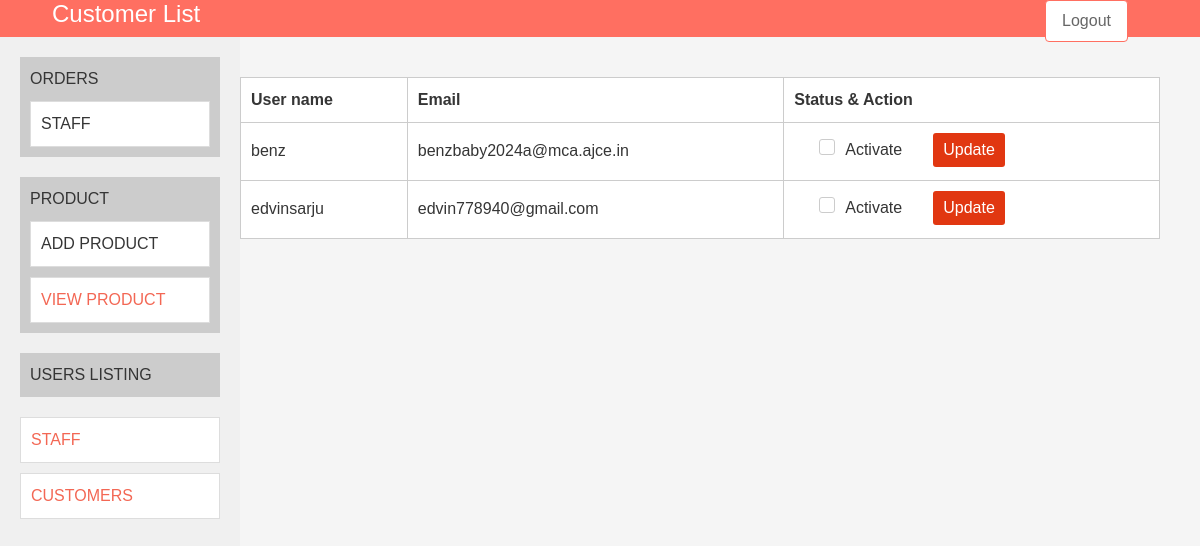
The app's page /customer_list/ with its own data.
### userapp/models.py (models this page shows, shortened)
class CustomUser(AbstractUser):
    ADMIN=1
    STAFF=2
    CUSTOMER=3
    USER_TYPES = (
        (ADMIN, 'Admin'),
        (STAFF, 'Staff'),
        (CUSTOMER, 'Customer'),
    )
    GENDER_CHOICES = (
        ('male', 'Male'),
        ('female', 'Female'),
        ('other', 'Other'),
    )
    user_type = models.PositiveSmallIntegerField(choices=USER_TYPES, default='3')
    username=models.CharField(max_length=50,unique=True)
    email = models.EmailField(max_length=100, unique=True)
    password = models.CharField(max_length=128)
    phone_number = models.CharField(max_length=15, blank=True, null=True)
    address = models.CharField(max_length=255, blank=True, null=True)
    pincode = models.CharField(max_length=10, blank=True, null=True)
    gender = models.CharField(max_length=10, choices=GENDER_CHOICES, blank=True, null=True)
    is_admin = models.BooleanField(default=False)
    is_staff = models.BooleanField(default=False)
    is_active = models.BooleanField(default=True)
    is_superadmin = models.BooleanField(default=False)

### userapp/views.py (the view, shortened to what this page needs)
# urls.py: path('customer_list/', views.customer_list, name='customer_list'),
def customer_list(request):
    User = get_user_model()
    customer_users = User.objects.filter(user_type=3)
    context = {'user_profiles': customer_users}
    return render(request, 'customer_list.html', context)

### template/customer_list.html (shortened to what this page needs)
{% load static %}
<!DOCTYPE html>
<html lang="en">
<head>
    <link href="https://stackpath.bootstrapcdn.com/bootstrap/4.4.1/css/bootstrap.min.css" rel="stylesheet">
    <link href="https://cdnjs.cloudflare.com/ajax/libs/font-awesome/5.10.0/css/all.min.css" rel="stylesheet">
    <link href="{% static 'lib/slick/slick.css' %}" rel="stylesheet">
    <link href="{% static 'lib/slick/slick-theme.css' %}" rel="stylesheet">
    <link href="{% static 'css/style.css' %}" rel="stylesheet">
</head>
<body>
<div class="nav">
    <div class="container-fluid">
        <nav class="navbar navbar-expand-md bg-dark navbar-dark">
            <h4>Customer List</h4>
            <div class="collapse navbar-collapse justify-content-between" id="navbarCollapse">
                <div class="navbar-nav ml-auto">
                    <a href="" class="nav-item nav-link" style="color: white;"></a>
                    <div class="logout-button-container">
                        <a href="{% url 'logout' %}" class="btn btn-primary">Logout</a>
                    </div>
                </div>
            </div>
        </nav>
    </div>
</div>
<div class="sidebar">
    <div class="sidebar-item">
        ORDERS
        <div class="account-box">
            <div class="content-item" href="{% url 'viewproduct' %}">STAFF</div>
        </div>
    </div>
    <div class="sidebar-item">
        PRODUCT
        <div class="account-box">
            <div class="content-item" onclick="loadAddProductForm()">ADD PRODUCT</div>
        </div>
        <div class="account-box">
            <a class="content-item" href="{% url 'viewproduct' %}">VIEW PRODUCT</a>
        </div>
    </div>
    <div class="sidebar-item">USERS LISTING</div>
    <div class="account-box">
        <a class="content-item" href="{% url 'staff_list' %}">STAFF</a>
    </div>
    <div class="account-box">
        <a class="content-item" href="{% url 'customer_list' %}">CUSTOMERS</a>
    </div>
</div>
<div class="content" id="middle-content">
    <table>
        <thead>
            <tr>
                <th>User name</th>
                <th>Email</th>
                <th>Status & Action</th>
            </tr>
        </thead>
        <tbody>
            {% for user_profile in user_profiles %}
                <tr>
                    <td>{{ user_profile.username }}</td>
                    <td>{{ user_profile.email }}</td>
                    <td>
                        <form method="post" action="{% url 'change_status' user_profile.id %}">
                            {% if user_profile.is_active == 1 %}
                                <label for="status_inactive_{{ user_profile.id }}">Activate</label>
                            {% else %}
                                <input type="checkbox" name="status" value="active" id="status_active_{{ user_profile.id }}" class="custom-checkbox active-checkbox" {% if user_profile.user_status == 'active' %} checked {% endif %}>
                                <label for="status_active_{{ user_profile.id }}">Deactivate</label>
                            {% endif %}
                            <button type="submit">Update</button>
                        </form>
                    </td>
                </tr>
            {% endfor %}
        </tbody>
    </table>
</div>
</body>
</html>

### static/css/style.css (style rules this page uses)
body { color: #353535; font-family: 'Open Sans', sans-serif; font-weight: 400; background: #f3f6ff; }
a { color: #FF6F61; }
@media (min-width: 992px) { .container-fluid { padding-right: 60px; padding-left: 60px; } }
.btn { color: #FF6F61; background: #ffffff; border: 1px solid #FF6F61; }
.nav { position: relative; }
@media (min-width: 992px) { .nav .container-fluid { padding-left: 52px; padding-right: 52px; } }
.nav .navbar { height: 100%; padding: 0; }
@media (min-width: 768px) { .nav, .nav .navbar { background: #FF6F61 !important; } }
@media (min-width: 768px) { .nav .navbar-dark a.nav-link { color: #ffffff; font-size: 14px; text-transform: uppercase; } }

### template/customer_list.html (style rules this page uses)
.logout-button-container { position: absolute; top: 0; right: 20px; color: #ccc; }
.logout-button-container a { color: #666; text-decoration: none; padding: 8px 16px; border-radius: 4px; }
.navbar-nav { list-style: none; padding: 0; display: flex; }
.nav-item { margin-right: 10px; }
.nav-link { color: #fff; text-decoration: none; padding: 10px; transition: color 0.3s ease-in-out; }
.sidebar { width: 20%; background-color: #f0f0f0; padding: 20px; position: fixed; height: 100%; overflow: auto; }
body { background-color: #f5f5f5; font-family: Arial, sans-serif; margin: 0; padding: 0; }
.sidebar-item a { color: #F36754; }
.navbar { background-color: #000; color: #fff; padding: 10px; }
.sidebar-item { margin-bottom: 20px; padding: 10px; background-color: #ccc; cursor: pointer; transition: background-color 0.3s ease; }
.account-box { background-color: #fff; border: 1px solid #ddd; padding: 10px; margin-top: 10px; }
.content { margin-left: 20%; padding: 20px; }
table { width: 100%; border-collapse: collapse; margin-top: 20px; background-color: #fff; margin-left: -20px; }
table, th, td { border: 1px solid #ccc; }
th, td { padding: 10px; text-align: left; }
.custom-checkbox + label { cursor: pointer; padding-left: 25px; }
.custom-checkbox + label:before { content: ""; display: inline-block; width: 16px; height: 16px; margin-right: 10px; border: 1px solid #ccc; background-color: #fff; border-radius: 3px; }
button[type="submit"] { background-color: #e13711; color: #fff; border: none; padding: 5px 10px; cursor: pointer; border-radius: 3px; transition: background-color 0.3s ease; }
.account-box a { color: #F36754; }

### records on screen
CustomUser: username "benz", email "benzbaby2024a@mca.ajce.in"
CustomUser: username "edvinsarju", email "edvin778940@gmail.com"
